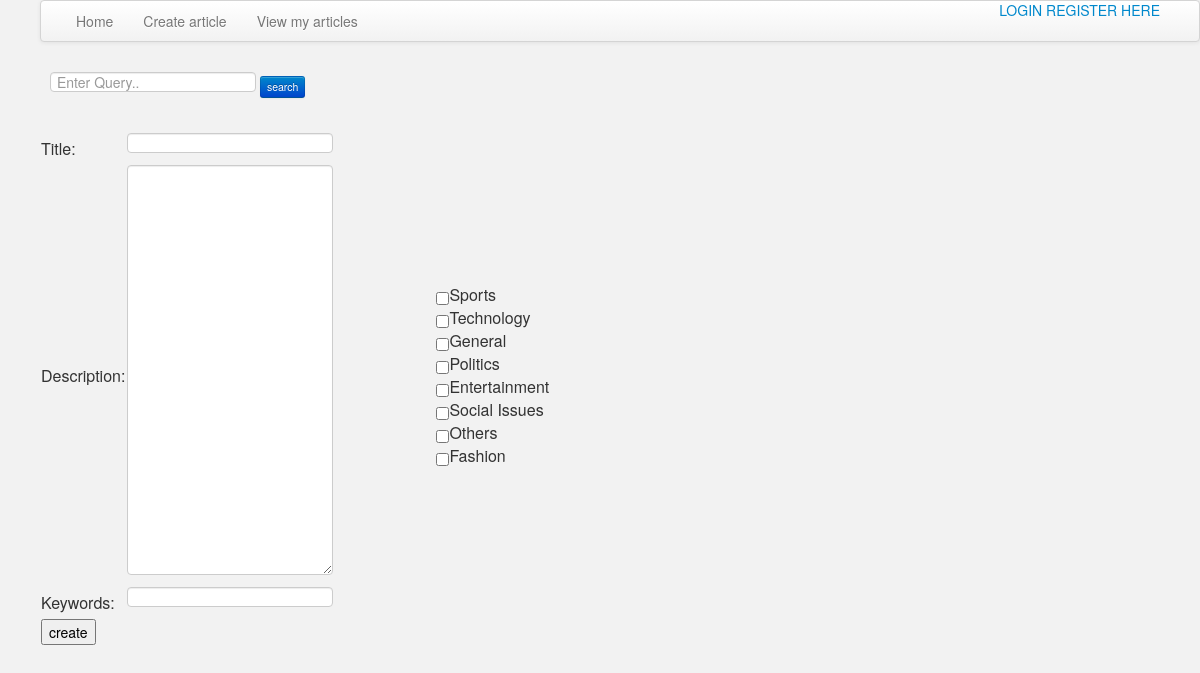
The app's page /magazine/createArticleForm.php with its own data.
### tables this page shows
CREATE TABLE IF NOT EXISTS `categories` (
  `categoryName` varchar(100) NOT NULL
);

### magazine/createArticleForm.php (the view, shortened to what this page needs)
<?php
include('header.php');
include('menu.php');
include('searchform.php');
$sql="SELECT categoryName from categories";
$result=mysql_query($sql) or die(mysql_error());
?>
<html>
<head>
    <link rel='stylesheet' type="text/css" href='css/styles.css'/>
    <link rel='stylesheet' type='text/css' href='bootstrap/bootstrap/css/bootstrap.css'/>
</head>
<body>
<div style='float:left'>
    <table>
	<form method='POST' action='createArticle.php'>
		 <tr>
             <td>Title:</td>
		    <td><input type='text' id='title' name='title'/></td>
			<td><div id='title_err'></div></td>
            <td rowspan="3" style='padding:100px'>
                <?php
                    while($row=mysql_fetch_array($result))
                        echo "<input type='checkbox' name='categories[]' value='".$row['categoryName']."'>".$row['categoryName']."<br>";
                ?>
            </td>
         </tr>
        <tr>
		 <td>Description:</td>
            <td><textarea id='description' name='description'  rows="20" cols="260"></textarea></td>
            <td><div id='description_err'></div></td>
        </tr>
        <tr>
            <td>Keywords:</td>
            <td><input type='text' id='keywords' name='keywords'/></td>
            <td><div id='keywords_err'></div></td>
	    <tr>
		 <td><input type='submit' value='create'/></td>
        </tr>
    </form>
    </table>
</div>
</body>
</html>

### magazine/css/styles.css (style rules this page uses)
body { padding-left:40px; }

### records on screen
categories: categoryName "Sports"
categories: categoryName "Technology"
categories: categoryName "General"
categories: categoryName "Politics"
categories: categoryName "Entertainment"
categories: categoryName "Social Issues"
categories: categoryName "Others"
categories: categoryName "Fashion"
